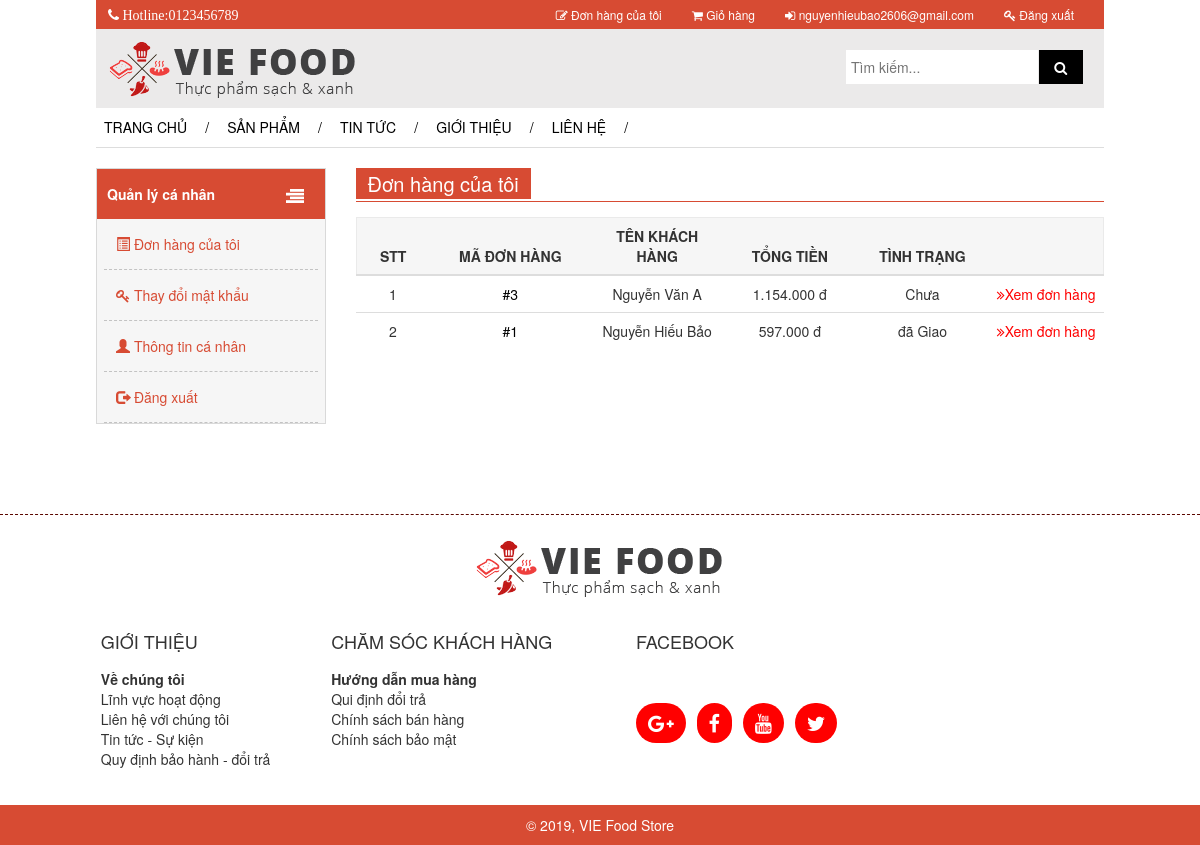
Page /quanlydonhang.php (signed in) on the committed database.
### tables this page shows
CREATE TABLE `donhang` (
  `MaDh` int(100) NOT NULL,
  `MaKh` int(100) NOT NULL,
  `TenKh` varchar(100) NOT NULL,
  `TongTien` int(100) NOT NULL,
  `TinhTrang` varchar(100) NOT NULL,
  `ThoiGianDatHang` varchar(100) NOT NULL,
  `HinhThucVanChuyen` varchar(100) NOT NULL,
  `HinhThucThanhToan` varchar(100) NOT NULL
);

### quanlydonhang.php (the view, shortened to what this page needs)
<?php
	if(isset($_SESSION['user']['uid']))
	{
		include("includes/header_user.php");
	}
	else
	{
		 header('Location:index.php');
	}
	require("includes/connect_db.php");
?>
	<div id="contain" style="margin-top: 2%;">
			<div class="row">
				<div class="col-md-3"  style="margin-bottom: 4%;">
					<?php
						include('includes/selection_user.php');
					?>
				</div>
				<div class="col-md-9">
					<div style="background-color:#d74b33;float: left;color: white;">
						<h1 style="font-size: 20px; font-weight: normal; padding: 0 12px; text-align: left; margin: 0!important;line-height: 31px">
						    Đơn hàng của tôi
					    </h1>
					</div>
					<div style="border-bottom:solid 1px #d74b33;clear: both;padding-top: 0.2%;"></div>
					<div class="tble" style="margin-top: 2%;">
						<table class="table table-hover">
						    <thead>
						      <tr>
						        <th style="width: 10%;">STT</th>
						        <th style="width: 22%;">Mã đơn hàng</th>
						        <th>Tên khách hàng</th>
						        <th>Tổng tiền</th>
						        <th>Tình trạng</th>
						        <th></th>
						      </tr>
						    </thead>
						    <tbody>
						    	<?PHP
							    		$query="SELECT madh,tenkh,tongtien,tinhtrang FROM donhang WHERE makh={$_SESSION['user']['uid']} order by madh desc";
										$result=mysqli_query($dbc,$query);check_errors($result,$query);$i=1;
										while(list($madh,$tenkh,$tongtien,$tinhtrang)=mysqli_fetch_array($result,MYSQLI_NUM))
									    {?>
											<tr>
										      	<td>
										      		<?php echo $i++;?>
										      	</td>
										      	<td class="price">
													<a href="chitietdonhang.php?madonhang=<?php echo $madh;?>">
										      			<span>#<?php echo $madh;?><span>
										      		</a>
										      	</td>
										      	<td><?php echo ucwords($tenkh);?></td>
										      	<td>
										      			<?php echo number_format($tongtien,0,',','.');?> đ
										      	</td>
										      	<td>	<?php echo ucwords($tinhtrang);?></td>
										      	<td class="price">
										      		<a href="chitietdonhang.php?madonhang=<?php echo $madh;?>" style="color: red;">
										      			<i class="fa fa-angle-double-right "></i>Xem đơn hàng
										      		</a>
										      	</td>
									     	</tr>
									<?PHP }?>
						    </tbody>
				  		</table>
					</div>
				</div>
			</div>
	</div>
<?php  include("includes/footer.php");?>

### CSS/mycss.css (style rules this page uses)
body { margin: 0; padding: 0; }
a { white-space: nowrap; }
.table thead { background-color: #f6f6f6; border: 1px solid #eaeaea; text-transform: uppercase; }
.table thead th { width: 18%; text-align: center; }
.table tbody a { width: 100%; text-decoration: none; color: black; cursor: pointer; }
.table tbody tr td { text-align: center; border-top: 1px solid #ddd; vertical-align: middle; }
.table tbody tr td i { cursor: pointer; }
.price { color: red; }

### rows in the picture
donhang: MaDh "3", TenKh "Nguyễn Văn A", TongTien "1.154.000", TinhTrang "Chưa"
donhang: MaDh "1", TenKh "Nguyễn Hiếu Bảo", TongTien "597.000", TinhTrang "đã Giao"

### other values in the picture
$_SESSION['user']['email'] "nguyenhieubao2606@gmail.com"
